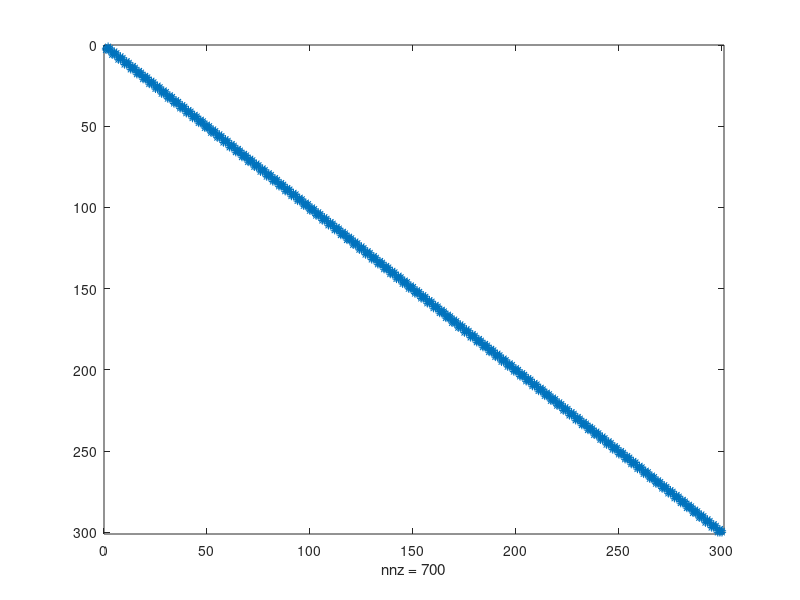
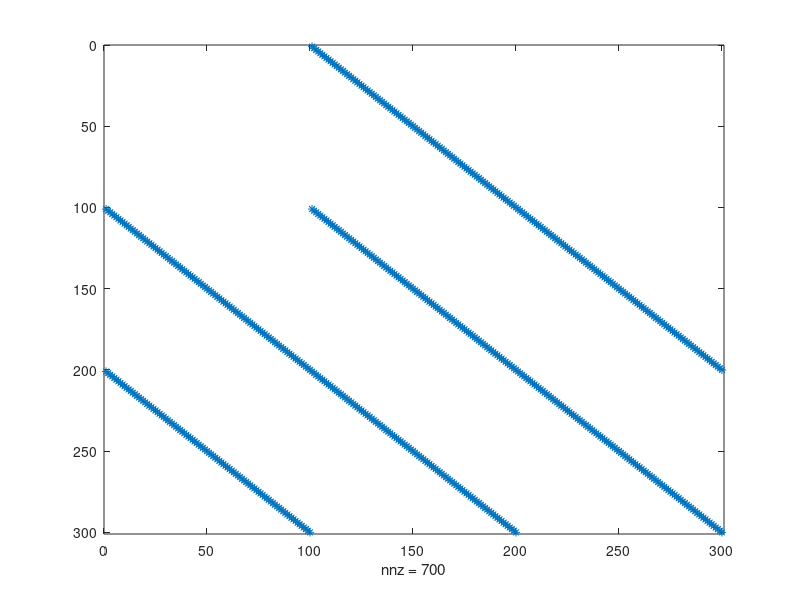
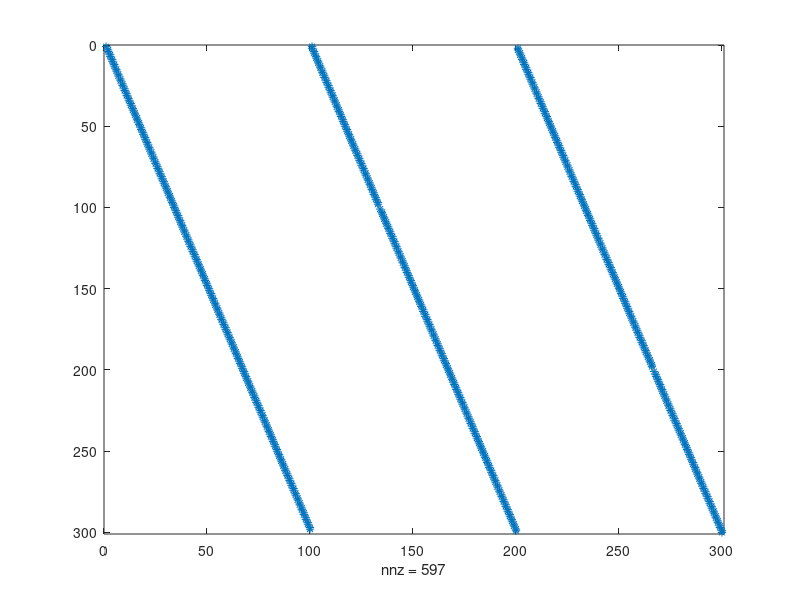
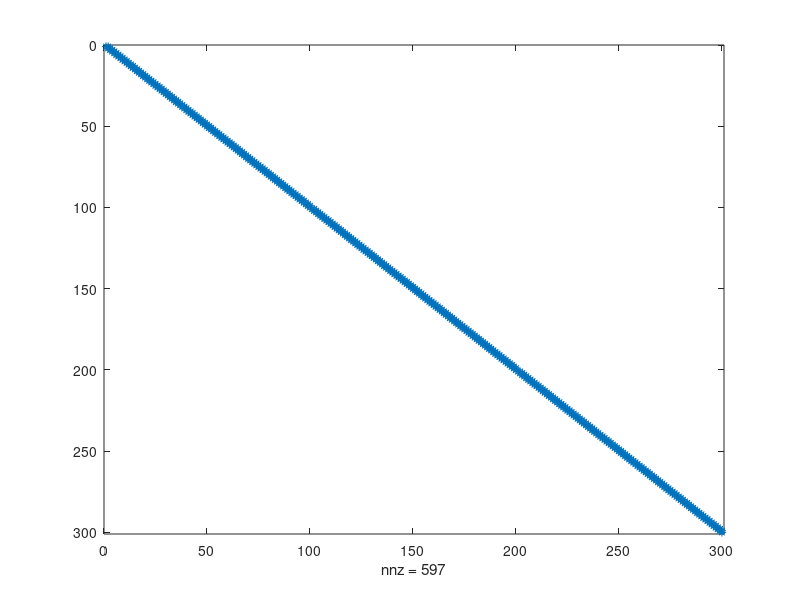

Write MATLAB code to recreate these figures, in order.

Nconn = 100;

% Connectivities
SetOrdered = [1:3:3*Nconn,(1:3:3*Nconn)+1,(1:3:3*Nconn)+2];
LawOrdered = 1:3*Nconn;
Bidiag     = sparse(diag(-ones(Nconn,1),0)+diag(ones(Nconn-1,1),1));Bidiag =blkdiag(Bidiag,Bidiag,Bidiag);

LawBidiag  = Bidiag;
SetBidiag  = LawBidiag(:,SetOrdered);


% Jacobians
J = repmat({sparse([0,1,0;1,1,1;1,1,1])},Nconn,1);
JacobianSet = blkdiag(J{:});

J = sparse(1:Nconn,1:Nconn,1);
JacobianLaw = [0*J,J,0*J;J,J,J;J,J,J];


figure(1);
spy(JacobianSet);
figure(2);
spy(JacobianLaw);

figure(3);
spy(SetBidiag);
figure(4);
spy(LawBidiag);

figure(5);
spy(SetBidiag * JacobianSet);
figure(6);
spy(LawBidiag * JacobianLaw);

